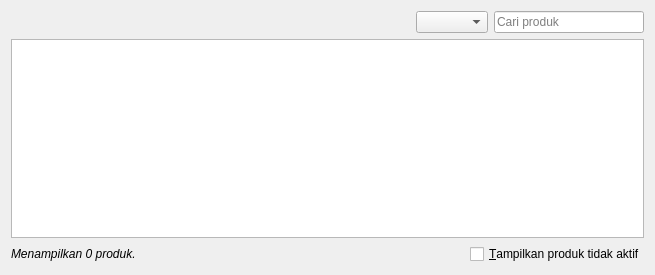
<?xml version="1.0" encoding="UTF-8"?>
<ui version="4.0">
 <class>ProductManager</class>
 <widget class="QWidget" name="ProductManager">
  <property name="geometry">
   <rect>
    <x>0</x>
    <y>0</y>
    <width>655</width>
    <height>275</height>
   </rect>
  </property>
  <property name="windowTitle">
   <string>Form</string>
  </property>
  <layout class="QVBoxLayout" name="verticalLayout">
   <item>
    <layout class="QHBoxLayout" name="toolBarLayout">
     <property name="spacing">
      <number>6</number>
     </property>
     <item>
      <spacer name="horizontalSpacer">
       <property name="orientation">
        <enum>Qt::Horizontal</enum>
       </property>
       <property name="sizeHint" stdset="0">
        <size>
         <width>40</width>
         <height>20</height>
        </size>
       </property>
      </spacer>
     </item>
     <item>
      <widget class="QComboBox" name="typeComboBox"/>
     </item>
     <item>
      <widget class="QLineEdit" name="searchEdit">
       <property name="maximumSize">
        <size>
         <width>150</width>
         <height>16777215</height>
        </size>
       </property>
       <property name="placeholderText">
        <string>Cari produk</string>
       </property>
       <property name="clearButtonEnabled">
        <bool>true</bool>
       </property>
      </widget>
     </item>
    </layout>
   </item>
   <item>
    <widget class="TableView" name="view">
     <property name="alternatingRowColors">
      <bool>true</bool>
     </property>
     <property name="selectionMode">
      <enum>QAbstractItemView::SingleSelection</enum>
     </property>
     <property name="selectionBehavior">
      <enum>QAbstractItemView::SelectRows</enum>
     </property>
     <property name="sortingEnabled">
      <bool>true</bool>
     </property>
     <property name="cornerButtonEnabled">
      <bool>false</bool>
     </property>
     <attribute name="verticalHeaderVisible">
      <bool>false</bool>
     </attribute>
     <attribute name="verticalHeaderMinimumSectionSize">
      <number>30</number>
     </attribute>
     <attribute name="verticalHeaderDefaultSectionSize">
      <number>30</number>
     </attribute>
    </widget>
   </item>
   <item>
    <layout class="QHBoxLayout" name="horizontalLayout_2">
     <item>
      <widget class="QLabel" name="infoLabel">
       <property name="font">
        <font>
         <italic>true</italic>
        </font>
       </property>
       <property name="text">
        <string>Menampilkan 0 produk.</string>
       </property>
      </widget>
     </item>
     <item>
      <spacer name="horizontalSpacer_2">
       <property name="orientation">
        <enum>Qt::Horizontal</enum>
       </property>
       <property name="sizeHint" stdset="0">
        <size>
         <width>40</width>
         <height>20</height>
        </size>
       </property>
      </spacer>
     </item>
     <item>
      <widget class="QCheckBox" name="showInactiveCheckBox">
       <property name="text">
        <string>&amp;Tampilkan produk tidak aktif</string>
       </property>
      </widget>
     </item>
    </layout>
   </item>
  </layout>
 </widget>
 <customwidgets>
  <customwidget>
   <class>TableView</class>
   <extends>QTableView</extends>
   <header>libs/tableview.h</header>
  </customwidget>
 </customwidgets>
 <tabstops>
  <tabstop>view</tabstop>
  <tabstop>searchEdit</tabstop>
 </tabstops>
 <resources/>
 <connections/>
</ui>
